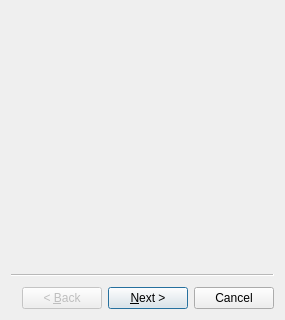
<?xml version="1.0" encoding="UTF-8"?>
<ui version="4.0">
 <class>Wizardq</class>
 <widget class="QWizard" name="Wizardq">
  <property name="geometry">
   <rect>
    <x>0</x>
    <y>0</y>
    <width>285</width>
    <height>320</height>
   </rect>
  </property>
  <property name="windowTitle">
   <string>Wizard</string>
  </property>
  <widget class="QWizardPage" name="page1"/>
  <widget class="QWizardPage" name="wizardPage2"/>
 </widget>
 <resources/>
 <connections/>
</ui>
